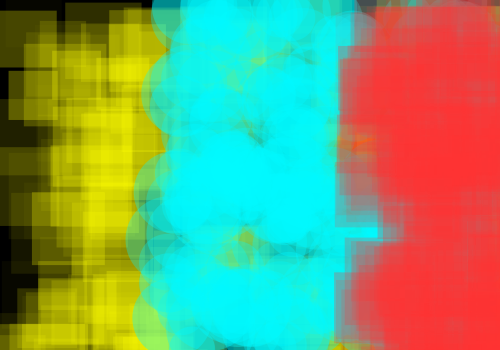
Frame 1 (no input)
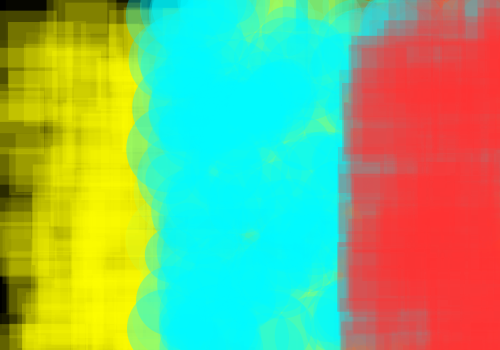
Frame 2 (the mouse pressed at the canvas centre, redrawn once)

The Processing sketch that drew these frames (run headless with seeded random() and noise(); the mouse was pressed at the canvas centre and the sketch redrawn once):

// Processing sketch: processing_58560
// ── processing_58560.pde

/* Briefing 1
   Composição b) - Layers
   Maryana Kruk #27300*/
      

void setup(){  /*Função para estabelecer as definições do nosso programa/aplicação*/
  size(500,350); /*Estabelecer o tamanho da janela*/
  background(0); /*Definir a cor do fundo (preto)*/
  smooth();  /*Suavizar as formas*/
}

void draw(){ /*Função para desenhar*/
  noStroke(); /*Sem contorno*/
  float posX; /*Declarar uma variável decimal */
  float posY; /*Declarar uma variável decimal */
  float diam; /*Declarar uma variável decimal */
  
  for (int i=0; i<260; i++){  /*Ciclo for, ocorre até "i" ser igual a 259*/
    posX=random(-20,width); /*Inicializar a variável posX com valor aleatório enre -20 e a largura da janela*/
    posY=random(-20,height); /*Inicializar a variável posY com valor aleatório enre 0 e a altura da janela*/
    diam=random(45,90); /*Inicializar a variável diam com valor aleatório enre 45 e 90*/
    fill(255,255,0,random(5,75)); /*Preencher com cor amarela e transparência entre 5 e 75%*/
    rect(posX,posY,diam,diam*1); /*Desenhar um rectângulo */
  }
      
  for (int i=0; i<260; i++){  /*Ciclo for, ocorre até "i" ser igual a 259*/  
    posX=random(width/3,width); /*Inicializar a variável posX com valor aleatório enre 1 terço da largura da janela e a largura total*/
    posY=random(0,height); /*Inicializar a variável posY com valor aleatório enre 0 e a altura da janela*/
    diam=random(45,90); /*Inicializar a variável diam com valor aleatório enre 45 e 90*/
    fill(0,250,255,random(75,95)); /*Preencher com azul claro e transparência entre 75 e 95%*/
    ellipse(posX,posY,diam,diam*1); /*Desenhar uma elipse */
  }
    
  for (int i=0; i<260; i++){  /*Ciclo for, ocorre até "i" ser igual a 259*/
    posX=random(width-width/3,width+10); /*Inicializar a variável posX com valor aleatório enre width-width/3 e width+10*/
    posY=random(-20,height+20); /*Inicializar a variável posY com valor aleatório enre -20 e a altura da janela+20*/
    diam=random(45,90); /*Inicializar a variável diam com valor aleatório enre 45 e 90*/
    fill(255,50,50,random(10,75)); /*Preencher com vermelho e transparência entre 10 e 75%*/
    rect(posX,posY,diam,diam*1); /*Desenhar um rectângulo */
    }
  
  noLoop();  /*Função para não haver repetições, neste caso do "void draw"*/
}
  
